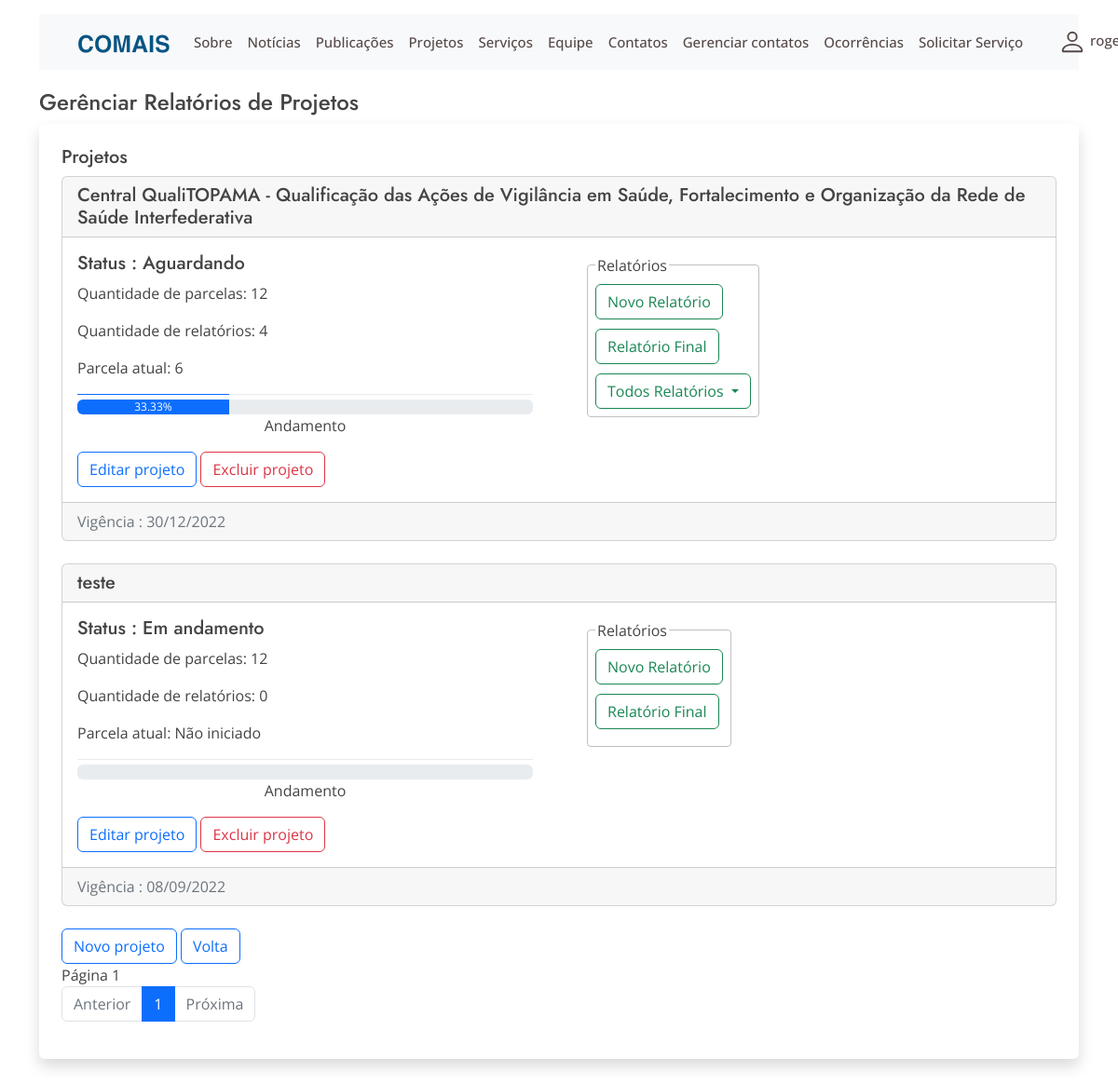
Before: /gerencia_relatorios (signed in) with the older database file.
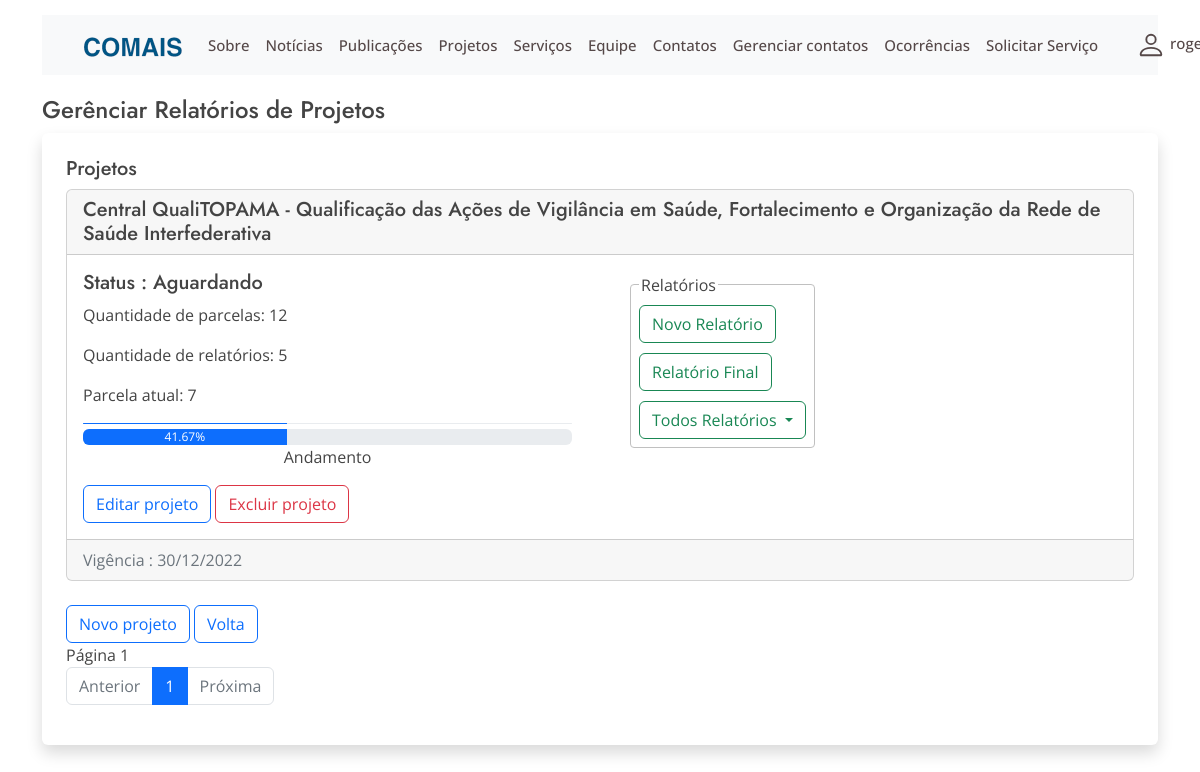
After: the same page with the newer database file.
### website/models.py (models this page shows, shortened)
class ProjetoRelatorio(models.Model):
    titulo = models.CharField('Título',max_length=250)
    user=models.ForeignKey(User, on_delete=models.CASCADE, default=None)
    vigencia_inicio = models.DateField('Início da vigência ', )
    vigencia_fim = models.DateField('FIM da vigência ', )
    numero_parcelas = models.IntegerField('Número de parcelas',default=12)
    objetivo_proposto = models.TextField('Objetivo proposto')
    resultado_esperado = models.TextField('Resultados esperados ')
    objetivo_proposto_obj = models.TextField('Objetivos propostos')
    dia_entrega = models.IntegerField('Dia do mês da entrega', default=0)
    template = models.FileField(upload_to='templates/', blank=True, null=True)
    status=models.CharField('Status',max_length=100, choices=STATUS_CHOICES, default='Em elaboração')
    data_criacao = models.DateTimeField('Data de criação',  default=django.utils.timezone.now)
    template_default = models.BooleanField('Usar template padrão', default=False)

### website/views.py (the view)
# urls.py: path('gerencia_relatorios', views.gerencia_relatorios, name='gerencia-relatorios'),
@login_required
def gerencia_relatorios(request):
    projetos = ProjetoRelatorio.objects.filter(user=request.user).order_by('-vigencia_fim')
    p = Paginator(projetos, 3)
    page = request.GET.get('page')
    projetos = p.get_page(page)
    for projeto in projetos:
        projeto.qtd_relatorios = Relatorio.objects.filter(projeto=projeto).count()
        if  projeto.qtd_relatorios >0:
           projeto.ultima_parcela = Relatorio.objects.filter(projeto=projeto).order_by('-parcela').first().parcela
           projeto.percentual= f'{projeto.qtd_relatorios/projeto.numero_parcelas*100:.2f}'
        else:
           projeto.ultima_parcela = "Não iniciado"
           projeto.percentual=0
        try:
            relatorio_final = RelatorioFinal.objects.get(projeto=projeto)
            if relatorio_final.doc:
                projeto.relatorio_final = relatorio_final.doc
        except RelatorioFinal.DoesNotExist:
            relatorio_final = None
        projeto.relatorios = Relatorio.objects.filter(projeto=projeto)
    return render(request,'gerencia_relatorios.html', {'projetos':projetos})

### website/templates/gerencia_relatorios.html (shortened to what the changed rows need)
{% extends 'base2.html'%}
{% block content %}
    <div class=" shadow p-4 mb-5 bg-body rounded">
        {% for projeto in projetos %}
        <div class="card">
            <h5 class="card-header">{{projeto.titulo}}</h5>
            <div class="row">
            <div class="col">
            <div class="card-body">
            <h5 class="card-title">Status : {{projeto.status}}</h5>
            <p class="card-text"> Quantidade de parcelas: {{projeto.numero_parcelas}}</p>
            <p class="card-text"> Quantidade de relatórios: {{projeto.qtd_relatorios}}</p>
            <p class="card-text"> Parcela atual: {{projeto.ultima_parcela}}</p>
            <div >
                <div class="progress" style="height: 1px; ">
                    <div class="progress-bar" role="progressbar" aria-label="Example 1px high" style="width: {{projeto.percentual}}%;" aria-valuenow={{projeto.percentual}} aria-valuemin="0" aria-valuemax="100"></div>
                </div>
                <div class="progress" style="margin-top:5px;">
                    <div class="progress-bar" role="progressbar" aria-label="Example with label" style="width: {{projeto.percentual}}%" aria-valuenow={{projeto.percentual}} aria-valuemin="0" aria-valuemax="100">{{projeto.percentual}}%</div>
                </div>
                <div>
                    <p class="text-center">Andamento</p>
                </div>
            </div>
            <div>
                    <a href={% url 'editar-projeto-relatorio' projeto.id %} class="btn btn-outline-primary">Editar projeto</a>
                    <a href={% url 'deletar-projeto-relatorio' projeto.id%} onclick="return confirm('Tem certeza que deseja excluir o projeto?');"  class="btn btn-outline-danger" >Excluir projeto</a>
            </div>
            </div>
            </div>
                    <div class="col">
                    <div class="card-body">
                        <div class="relatorios" >
                            <fieldset class="flex-column d-inline-flex p-2 " style="display: block;
                            margin-inline-start: 2px;
                            margin-inline-end: 2px;
                            padding-block-start: 0.35em;
                            padding-inline-start: 0.75em;
                            padding-inline-end: 0.75em;
                            padding-block-end: 0.625em;
                            min-inline-size: min-content;
                            border-width: 2px;
                            border-style: groove;
                            border-color: rgb(192, 192, 192);
                            border-image: initial;
                            margin: 2px;
                            border: 1px solid silver;
                            padding: 8px;
                            border-radius: 4px; ">
                                <legend style="display: block;
                                padding-inline-start: 2px;
                                padding-inline-end: 2px;
                                border-width: initial;
                                border-style: none;
                                border-color: initial;
                                border-image: initial;
                                padding: 2px;
                                all:revert;
                                ">
                                        Relatórios
                                </legend>
                                <div>
                                    <a href={% url 'cadastrar-relatorio' projeto.id %} class="btn btn-outline-success">Novo Relatório</a>
                                </div>
                                <div class="input-group ">
                                    <a class="btn btn-outline-success"  href={% url 'cadastrar-relatorio-final' projeto.id %} style="margin-top:10px;margin-bottom:10px;" >
                                        Relatório Final
                                    </a>
                                </div>
                                {% if projeto.qtd_relatorios %}
                                <div>
                                    <a class="btn btn-outline-success dropdown-toggle" data-bs-toggle="collapse" href="#collapse{{projeto.id}}" role="button" aria-expanded="true" aria-controls="collapse{{projeto.id}}">
                                        Todos Relatórios
                                    </a>
                                </div>
                                {% endif %}
                        </fieldset>
                        </div>
                    </div>
                </div>
            </div>
            <div class="card-footer text-muted">
                Vigência : {{projeto.vigencia_fim|date:"SHORT_DATE_FORMAT"}}
            </div>
        </div>
        {% endfor %}
        <br/>
        <nav aria-label="...">
            <ul class="pagination">
            {% for page in projetos.paginator.page_range %}
                {% if projetos.number == page %}
                        <li class="page-item active">
                            <a class="page-link" href="?page={{page}}">{{page}}</a>
                        </li>
                    {% else %}
                        <li class="page-item">
                            <a class="page-link" href="?page={{page}}">{{page}}</a>
                        </li>
                {% endif %}
                {% endfor %}
            </ul>
        </nav>
    </div>
    {% endblock  %}

Changed rows visible on the page:
removed ProjetoRelatorio: titulo "teste", status "Em andamento", numero_parcelas "12", qtd_relatorios "0", ultima_parcela "Não iniciado", vigencia_fim "08/09/2022"
changed ProjetoRelatorio "Aguardando": qtd_relatorios "4" → "5"; ultima_parcela "6" → "7"; {{ projeto.percentual }} 33.33 → 41.67 (drawn); percentual "33.33" → "41.67"
